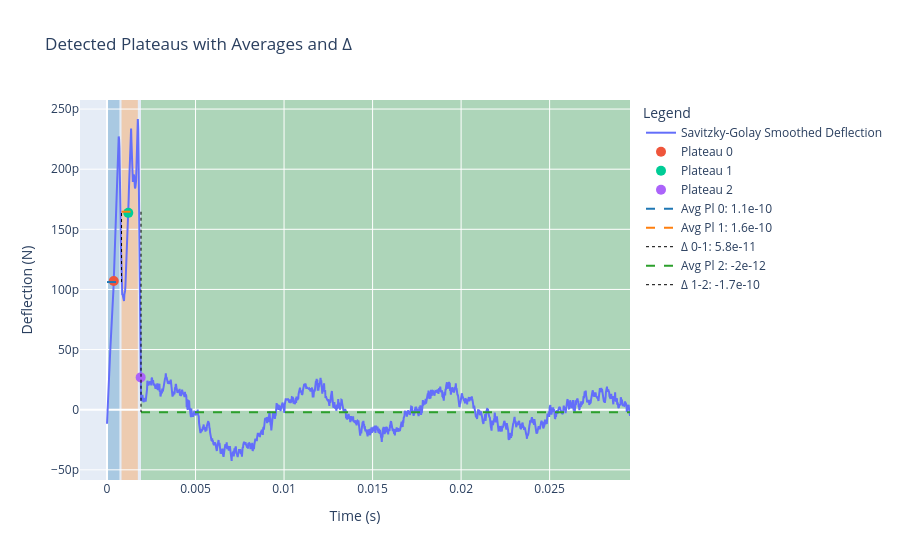

The notebook cell saved with this chart:
### Markdown cell above
Plateau finder works by:
1. Define the smoothing parameter for `uniform_filter1d`, which will smooth the derivative of y (controlled by `dy_smooth`).
2. Apply Savitzky-Golay smoothing to dy/dx : `sav_window_length` defines the length of the window, and `sav_polyorder` sets the polynomial order. These are set in the `params` dictionary (e.g., `sav_window_length = 10`, `sav_polyorder = 1`).
3. Set the `pl_threshold` to define which peaks (in green), will be taken into the selection of "rupture/unfolding/untethering" events.
Set the plateau minimum width with `pl_min_width`, in terms of the x input's units

### Code cell
import plotly.graph_objects as go

# Prepare the figure
fig = go.Figure()

showDisplacementonX = False # False, will show time on x axis, else meters

if showDisplacementonX:
    rel_time = displacement


# 1. Add main signal trace (Savitzky-Golay smoothed)
fig.add_trace(go.Scatter(
    x=rel_time, y=defl_savitz,
    mode='lines',
    name='Savitzky-Golay Smoothed Deflection'
))

# 2. Add plateau markers with detailed hover info
for i, idx in enumerate(df_plat['plateau_avg_idx']):
    fig.add_trace(go.Scatter(
        x=[rel_time[idx]],
        y=[defl_savitz[idx]],
        mode='markers',
        marker=dict(size=10),
        name=f'Plateau {i}',
        hovertemplate=(
            f'Plat {i}<br>'
            f'Yavg = {df_plat["plateau_avg"].iloc[i]:.2e}<br>'
            f'ΔYavg = {df_plat["delta_avg"].iloc[i]:.2e}<br>'
            f'Δt = {df_plat["delta_time"].iloc[i]:.2e} s<br>'
            f'x̄(dy/dx) = {df_plat["mean dy/dx"].iloc[i]:.2e}<br>'
            f'MSE = {df_plat["plateau_MSE"].iloc[i]:.2e}<br>'
            '<extra></extra>'
        )
    ))

# 3. Overlay plateau rectangles + average and delta lines
colors = ['rgba(31,119,180,0.3)', 'rgba(255,127,14,0.3)', 'rgba(44,160,44,0.3)', 
          'rgba(214,39,40,0.3)', 'rgba(148,103,189,0.3)', 'rgba(140,86,75,0.3)', 
          'rgba(227,119,194,0.3)', 'rgba(127,127,127,0.3)', 'rgba(188,189,34,0.3)', 
          'rgba(23,190,207,0.3)']

shapes = []
for i, (start, end) in enumerate(plateaus):
    # Shaded rectangle
    shapes.append(
        dict(
            type="rect",
            xref="x", yref="paper",
            x0=rel_time[start], x1=rel_time[end-1],
            y0=0, y1=1,
            fillcolor=colors[i % len(colors)],
            line=dict(width=0),
            layer="below"
        )
    )

    # Horizontal average line
    plateau_avg = np.mean(defl_savitz[start:end])
    fig.add_trace(go.Scatter(
        x=[rel_time[start], rel_time[end-1]],
        y=[plateau_avg, plateau_avg],
        mode='lines',
        line=dict(color=colors[i % len(colors)].replace('0.3', '1.0'), width=2, dash='dash'),
        name=f'Avg Pl {i}: {plateau_avg:.2g}'
    ))

    # Vertical delta line from previous plateau
    if i > 0:
        prev_start, prev_end = plateaus[i-1]
        prev_avg = np.mean(defl_savitz[prev_start:prev_end])
        delta_x = rel_time[start]
        fig.add_trace(go.Scatter(
            x=[delta_x, delta_x],
            y=[prev_avg, plateau_avg],
            mode='lines',
            line=dict(color='black', width=1, dash='dot'),
            name=f'Δ {i-1}-{i}: {plateau_avg - prev_avg:.2g}'
        ))

if showDisplacementonX:
    xaxis_title = 'Displacement (m)'
else:
    xaxis_title = 'Time (s)'

# 4. Final layout
fig.update_layout(
    title='Detected Plateaus with Averages and Δ',
    xaxis_title=xaxis_title,
    yaxis_title='Deflection (N)',
    legend_title='Legend',
    shapes=shapes,
    showlegend=True
)

fig.show()

### Figure 1 — Plotly figure (JSON) as saved in the notebook; plotly's stock layout.template omitted (floating-point values rounded to 4 significant figures; data arrays with more than 128 entries replaced by an {"elided": "..."} marker saying what was removed)
{"data": [{"mode": "lines", "name": "Savitzky-Golay Smoothed Deflection", "type": "scatter", "x": {"elided": "1478 float values"}, "y": {"elided": "1478 float values"}}, {"hovertemplate": "Plat 0<br>Yavg = 1.06e-10<br>ΔYavg = 1.06e-10<br>Δt = 3.80e-04 s<br>x̄(dy/dx) = 5.89e-04<br>MSE = 5.25e-21<br><extra></extra>", "marker": {"size": 10}, "mode": "markers", "name": "Plateau 0", "type": "scatter", "x": [0.00038], "y": [1.071e-10]}, {"hovertemplate": "Plat 1<br>Yavg = 1.65e-10<br>ΔYavg = 1.06e-10<br>Δt = 1.20e-03 s<br>x̄(dy/dx) = 4.82e-04<br>MSE = 2.46e-21<br><extra></extra>", "marker": {"size": 10}, "mode": "markers", "name": "Plateau 1", "type": "scatter", "x": [0.0012], "y": [1.637e-10]}, {"hovertemplate": "Plat 2<br>Yavg = -2.03e-12<br>ΔYavg = 1.65e-10<br>Δt = 1.90e-03 s<br>x̄(dy/dx) = 1.01e-04<br>MSE = 2.41e-22<br><extra></extra>", "marker": {"size": 10}, "mode": "markers", "name": "Plateau 2", "type": "scatter", "x": [0.0019], "y": [2.686e-11]}, {"line": {"color": "rgba(31,119,180,1.0)", "dash": "dash", "width": 2}, "mode": "lines", "name": "Avg Pl 0: 1.1e-10", "type": "scatter", "x": [0, 0.0007], "y": [1.061e-10, 1.061e-10]}, {"line": {"color": "rgba(255,127,14,1.0)", "dash": "dash", "width": 2}, "mode": "lines", "name": "Avg Pl 1: 1.6e-10", "type": "scatter", "x": [0.00082, 0.00174], "y": [1.646e-10, 1.646e-10]}, {"line": {"color": "black", "dash": "dot", "width": 1}, "mode": "lines", "name": "Δ 0-1: 5.8e-11", "type": "scatter", "x": [0.00082, 0.00082], "y": [1.061e-10, 1.646e-10]}, {"line": {"color": "rgba(44,160,44,1.0)", "dash": "dash", "width": 2}, "mode": "lines", "name": "Avg Pl 2: -2e-12", "type": "scatter", "x": [0.00192, 0.02954], "y": [-2.03e-12, -2.03e-12]}, {"line": {"color": "black", "dash": "dot", "width": 1}, "mode": "lines", "name": "Δ 1-2: -1.7e-10", "type": "scatter", "x": [0.00192, 0.00192], "y": [1.646e-10, -2.03e-12]}], "layout": {"legend": {"title": {"text": "Legend"}}, "shapes": [{"fillcolor": "rgba(31,119,180,0.3)", "layer": "below", "line": {"width": 0}, "type": "rect", "x0": 0, "x1": 0.0007, "xref": "x", "y0": 0, "y1": 1, "yref": "paper"}, {"fillcolor": "rgba(255,127,14,0.3)", "layer": "below", "line": {"width": 0}, "type": "rect", "x0": 0.00082, "x1": 0.00174, "xref": "x", "y0": 0, "y1": 1, "yref": "paper"}, {"fillcolor": "rgba(44,160,44,0.3)", "layer": "below", "line": {"width": 0}, "type": "rect", "x0": 0.00192, "x1": 0.02954, "xref": "x", "y0": 0, "y1": 1, "yref": "paper"}], "showlegend": true, "title": {"text": "Detected Plateaus with Averages and Δ"}, "xaxis": {"title": {"text": "Time (s)"}}, "yaxis": {"title": {"text": "Deflection (N)"}}}}
